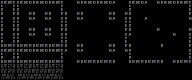

Rendered tile map (Tiled .tmx) drawn with the repository's tilesets; below, a short description and the full map source, tile grids included:
An orthogonal 24x10 tile map with 8x8 px tiles, 1 tile layer (Tile Layer 1).

<map version="1.10" tiledversion="1.10.2" orientation="orthogonal" renderorder="right-down" width="24" height="10" tilewidth="8" tileheight="8" infinite="0" nextlayerid="3" nextobjectid="1">
 <tileset firstgid="1" name="tileset" tilewidth="8" tileheight="8" tilecount="240" columns="24">
  <image source="sample game/wall2.png" width="192" height="80" />
 </tileset>
 <layer id="1" name="Tile Layer 1" width="24" height="10">
  <data encoding="csv">
145,146,145,150,149,150,149,146,115,54,149,150,149,150,53,116,145,150,53,54,149,150,149,146,
73,74,73,78,77,78,77,74,77,78,77,140,139,78,77,78,73,140,139,140,139,140,139,74,
49,50,49,54,53,54,53,50,49,54,53,116,115,54,53,50,49,116,53,116,69,70,115,54,
73,74,73,78,77,78,77,74,73,140,139,140,139,140,139,74,73,140,139,78,93,94,139,78,
49,50,49,54,53,54,53,50,49,116,115,116,115,116,115,50,53,116,115,116,115,54,115,50,
169,170,169,174,173,174,173,170,73,78,77,140,139,78,77,74,77,140,139,140,77,140,139,74,
145,146,145,150,149,150,149,146,53,54,53,116,115,54,53,54,49,116,115,116,115,116,115,50,
169,170,169,174,173,174,173,170,139,78,173,174,173,174,77,140,169,174,173,174,77,78,173,170,
193,194,195,196,197,198,199,200,201,202,203,204,205,206,207,208,209,210,211,212,213,214,215,216,
217,218,219,220,221,222,223,224,225,226,227,228,229,230,231,232,233,234,235,236,237,238,239,240
</data>
 </layer>
</map>
